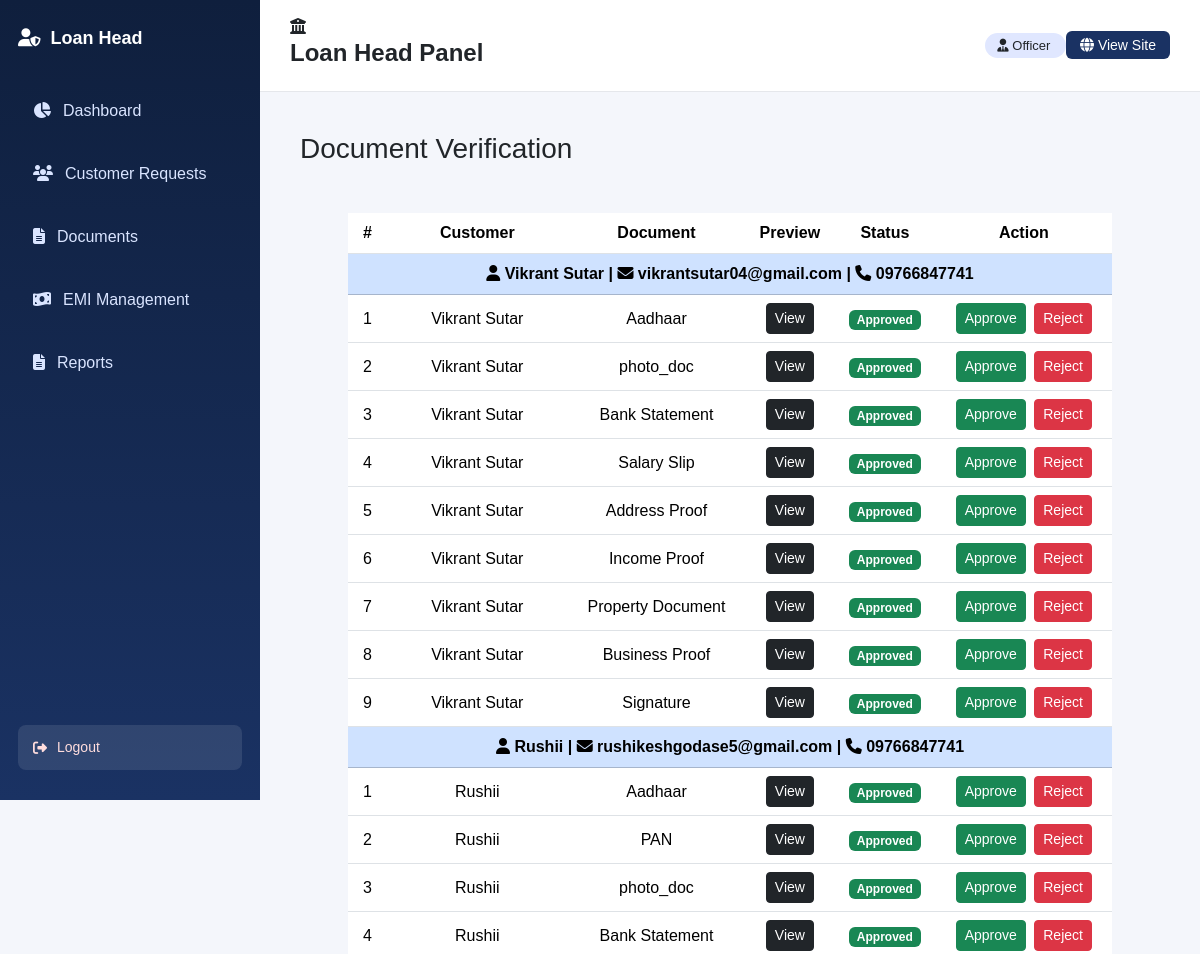
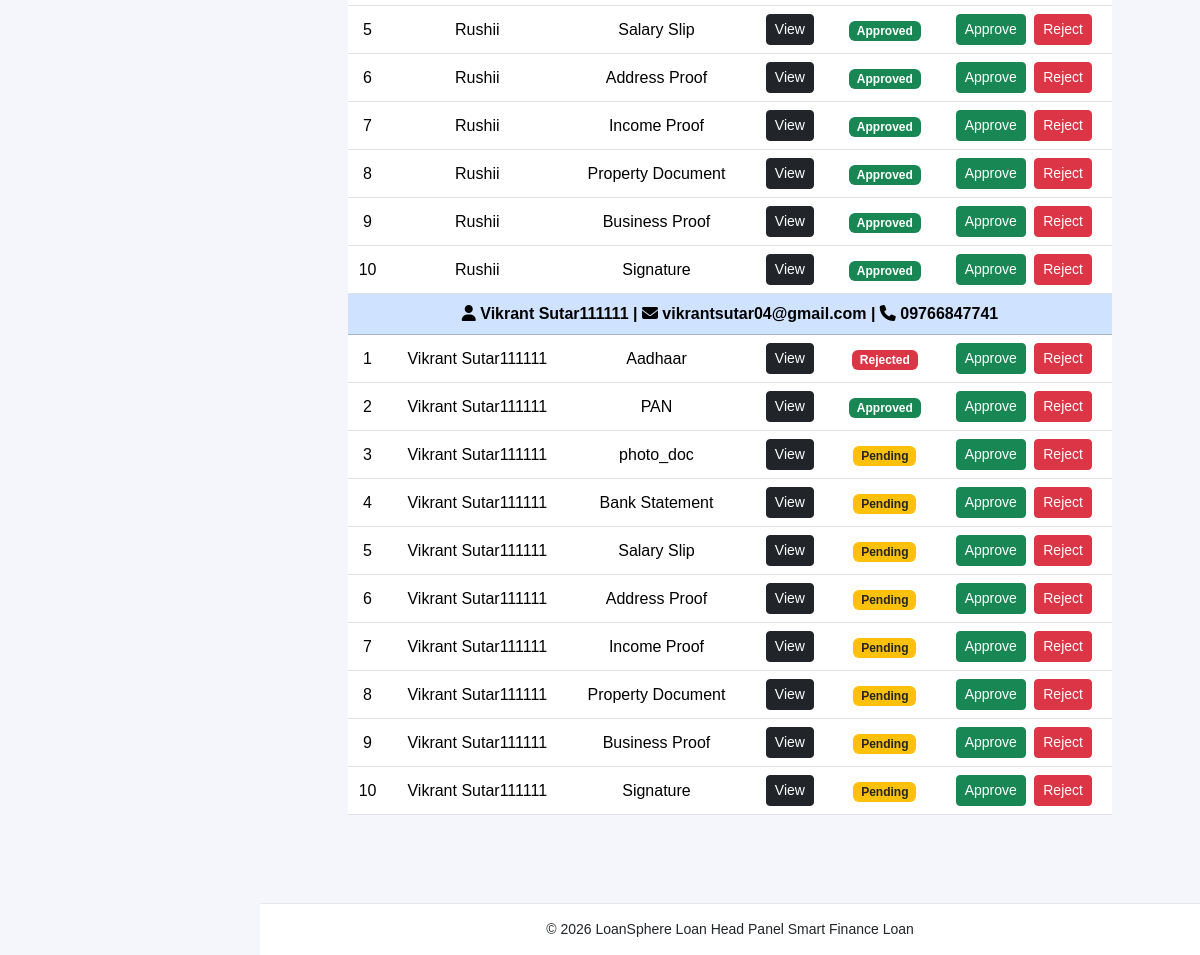
The page /loan-head/documents/ (signed in) on the database its author committed (2 pictures, top to bottom).
### customer/models.py (models this page shows, shortened)
class Document(models.Model):
    STATUS = (
        ('Pending', 'Pending'),
        ('Approved', 'Approved'),
        ('Rejected', 'Rejected'),
    )
    loan = models.ForeignKey(Loan, on_delete=models.CASCADE)
    document_type = models.CharField(max_length=50, null=True, blank=True)
    file = models.FileField(upload_to='documents/', null=True, blank=True)
    status = models.CharField(max_length=20, choices=STATUS, default='Pending')  # ✅ required
    uploaded_at = models.DateTimeField(auto_now_add=True)

class Loan(models.Model):
    STATUS = (
        ('Pending', 'Pending'),
        ('Approved', 'Approved'),
        ('Rejected', 'Rejected'),
    )
    customer = models.ForeignKey(Customer, on_delete=models.CASCADE)
    loan_head = models.ForeignKey(
        "admin_panel.LoanHead",
        on_delete=models.SET_NULL,
        null=True,
        blank=True
    )
    full_name = models.CharField(max_length=100, blank=True)
    email = models.EmailField(blank=True)
    loan_type = models.CharField(max_length=50)
    amount = models.FloatField()
    tenure = models.IntegerField()
    bank = models.CharField(max_length=100)
    mobile = models.CharField(max_length=15)
    interest_rate = models.FloatField(default=10)
    status = models.CharField(max_length=20, choices=STATUS, default='Pending')
    applied_date = models.DateTimeField(auto_now_add=True)

### loan_head/views.py (the view)
# urls.py: path("documents/", views.loan_head_documents, name="documents"),
def loan_head_documents(request):
    if not request.session.get("loan_head_id"):
        return redirect("loan_head:login")
    documents = Document.objects.select_related(
        'loan', 'loan__customer'
    ).order_by('loan_id')   # 🔥 important
    grouped_data = defaultdict(list)
    for doc in documents:
        key = doc.loan.id   # ✅ FIX
        grouped_data[key].append(doc)
    return render(request, "loan_head/loan_head_document.html", {
        "grouped_documents": dict(grouped_data)
    })
    return render(request, "loan_head/loan_head_document.html", context)

### loan_head/templates/loan_head/loan_head_document.html (shortened to what this page needs)
{% extends "loan_head/base_loan_head.html" %}
{% block content %}
<div class="loan-head fade-up">
<h3 class="page-anim-title">Document Verification</h3>
<div class="table-card m-5 page-anim-box">
<table class="table align-middle text-center">
<thead>
<tr>
    <th>#</th>
    <th>Customer</th>
    <th>Document</th>
    <th>Preview</th>
    <th>Status</th>
    <th>Action</th>
</tr>
</thead>
<tbody>
{% for key, docs in grouped_documents.items %}
<tr class="table-primary text-center">
    <td colspan="6">
        <strong>
            <i class="fa fa-user"></i> {{ docs.0.loan.full_name }} |
            <i class="fa fa-envelope"></i> {{ docs.0.loan.email }} |
            <i class="fa fa-phone"></i> {{ docs.0.loan.mobile }}
        </strong>
    </td>
</tr>
{% for doc in docs %}
<tr>
    <td>{{ forloop.counter }}</td>
    <td>{{ doc.loan.full_name }}</td>
    <td>{{ doc.document_type }}</td>
    <td>
        {% if doc.file %}
            <a href="{{ doc.file.url }}" target="_blank" class="btn btn-dark btn-sm">
                 View
            </a>
        {% else %}
            <span class="text-muted">No File</span>
        {% endif %}
    </td>
    <td>
        {% if doc.status == "Approved" %}
            <span class="badge bg-success">
                 Approved
            </span>
        {% elif doc.status == "Rejected" %}
            <span class="badge bg-danger">
                 Rejected
            </span>
        {% else %}
            <span class="badge bg-warning text-dark">
                 Pending
            </span>
        {% endif %}
    </td>
    <td>
        <a href="{% url 'loan_head:update_document' doc.id 'Approved' %}"
           class="btn btn-success btn-sm me-1">
            Approve
        </a>
        <a href="{% url 'loan_head:update_document' doc.id 'Rejected' %}"
           class="btn btn-danger btn-sm">
            Reject
        </a>
    </td>
</tr>
{% endfor %}
{% empty %}
<tr>
    <td colspan="6">No documents found</td>
</tr>
{% endfor %}
</tbody>
</table>
</div>
</div>
{% endblock %}

### static/css/loan_head.css (style rules this page uses)
body { margin: 0; font-family: Arial, sans-serif; background: #F4F6FB; }
.fade-up { opacity: 0; transform: translateY(40px); animation: fadeUp 0.8s ease forwards; }
.table-card { background: #fff; }

### rows shown on the page
Document: loan.full_name "Vikrant Sutar", loan.email "vikrantsutar04@gmail.com", loan.mobile "09766847741", document_type "Aadhaar", status "Approved"
Document: loan.full_name "Vikrant Sutar", document_type "photo_doc", status "Approved"
Document: loan.full_name "Vikrant Sutar", document_type "Bank Statement", status "Approved"
Document: loan.full_name "Vikrant Sutar", document_type "Salary Slip", status "Approved"
Document: loan.full_name "Vikrant Sutar", document_type "Address Proof", status "Approved"
Document: loan.full_name "Vikrant Sutar", document_type "Income Proof", status "Approved"
Document: loan.full_name "Vikrant Sutar", document_type "Property Document", status "Approved"
Document: loan.full_name "Vikrant Sutar", document_type "Business Proof", status "Approved"
Document: loan.full_name "Vikrant Sutar", document_type "Signature", status "Approved"
Document: loan.full_name "Rushii", loan.email "rushikeshgodase5@gmail.com", loan.mobile "09766847741", document_type "Aadhaar", status "Approved"
Document: loan.full_name "Rushii", document_type "PAN", status "Approved"
Document: loan.full_name "Rushii", document_type "photo_doc", status "Approved"
Document: loan.full_name "Rushii", document_type "Bank Statement", status "Approved"
Document: loan.full_name "Rushii", document_type "Salary Slip", status "Approved"
Document: loan.full_name "Rushii", document_type "Address Proof", status "Approved"
Document: loan.full_name "Rushii", document_type "Income Proof", status "Approved"
Document: loan.full_name "Rushii", document_type "Property Document", status "Approved"
Document: loan.full_name "Rushii", document_type "Business Proof", status "Approved"
Document: loan.full_name "Rushii", document_type "Signature", status "Approved"
Document: loan.full_name "Vikrant Sutar111111", loan.email "vikrantsutar04@gmail.com", loan.mobile "09766847741", document_type "Aadhaar", status "Rejected"
Document: loan.full_name "Vikrant Sutar111111", document_type "PAN", status "Approved"
Document: loan.full_name "Vikrant Sutar111111", document_type "photo_doc", status "Pending"
Document: loan.full_name "Vikrant Sutar111111", document_type "Bank Statement", status "Pending"
Document: loan.full_name "Vikrant Sutar111111", document_type "Salary Slip", status "Pending"
Document: loan.full_name "Vikrant Sutar111111", document_type "Address Proof", status "Pending"
Document: loan.full_name "Vikrant Sutar111111", document_type "Income Proof", status "Pending"
Document: loan.full_name "Vikrant Sutar111111", document_type "Property Document", status "Pending"
Document: loan.full_name "Vikrant Sutar111111", document_type "Business Proof", status "Pending"
Document: loan.full_name "Vikrant Sutar111111", document_type "Signature", status "Pending"
